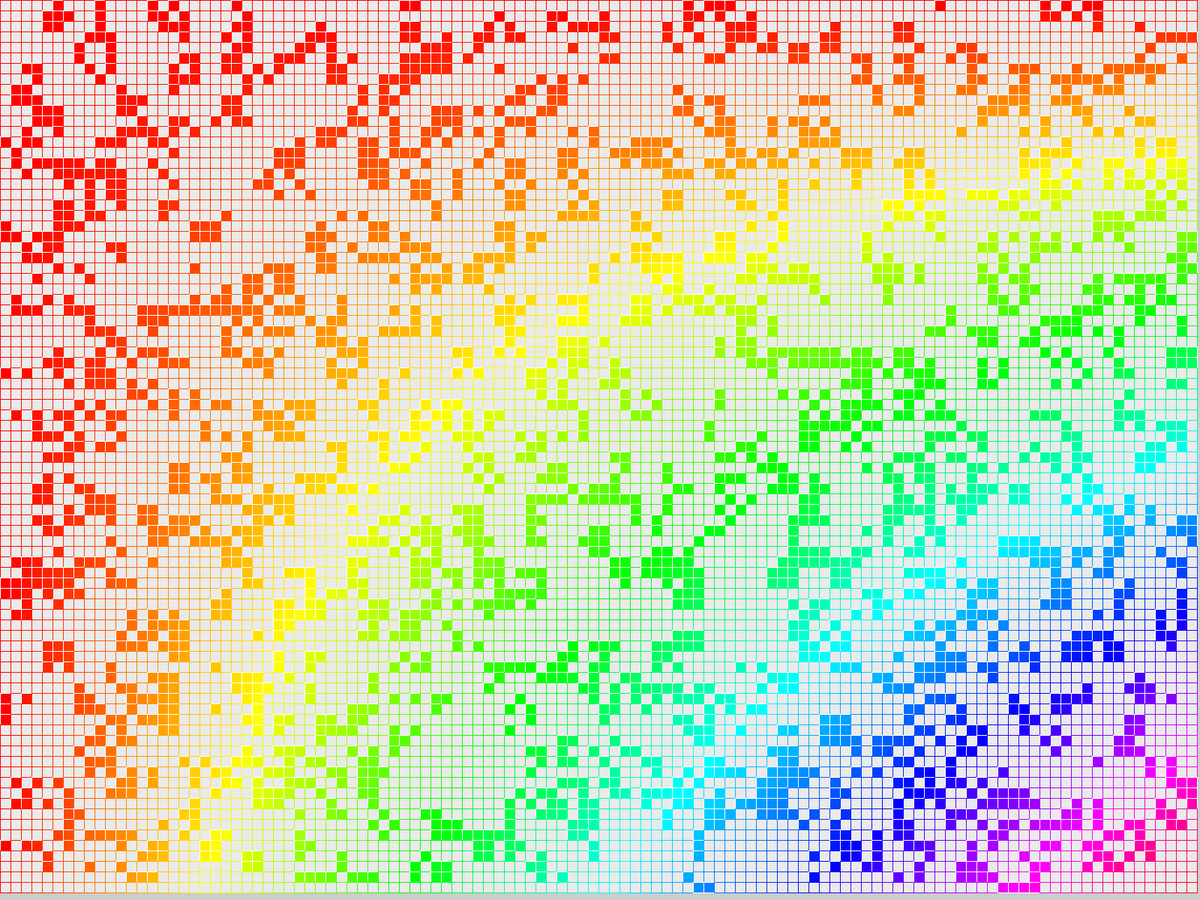
Frame 1 (no input)
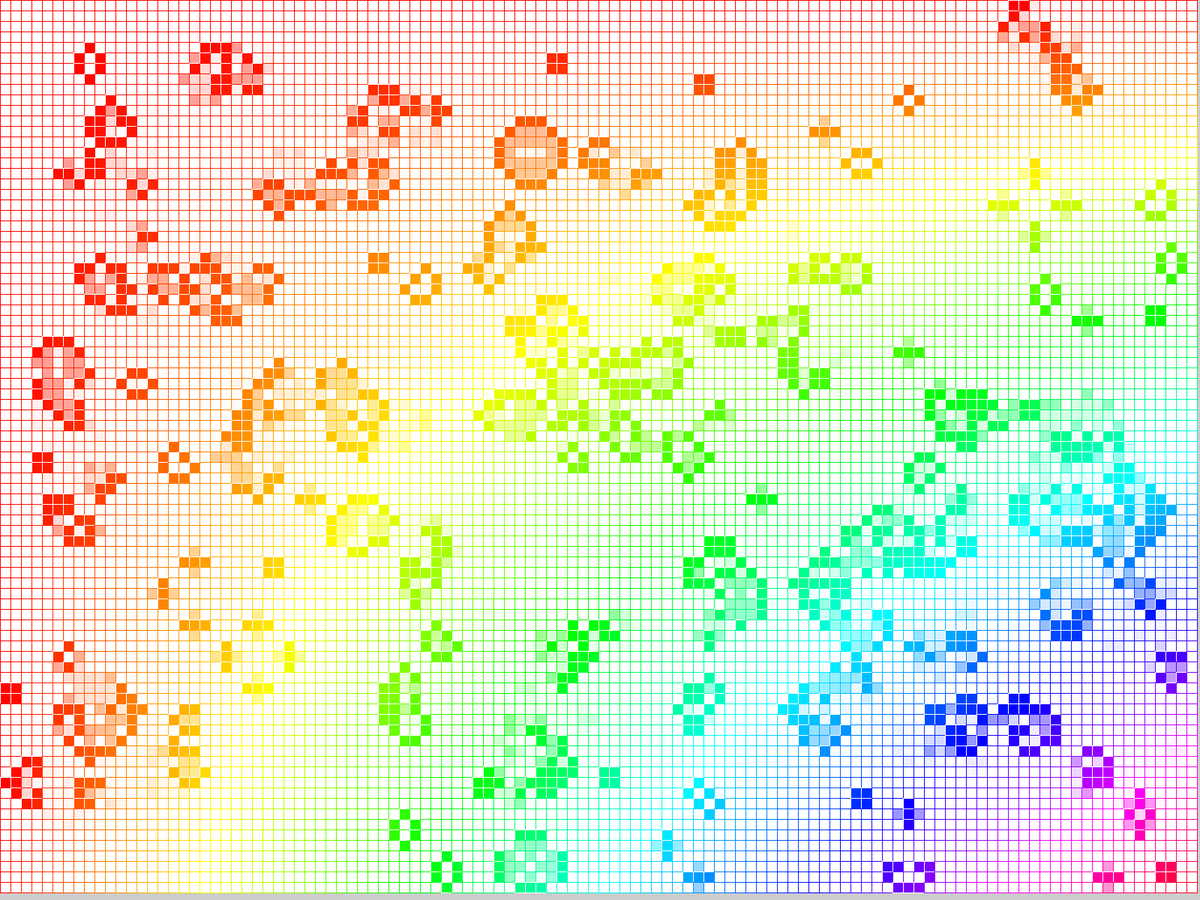
Frame 60 (the mouse pressed at the canvas centre just before this capture)
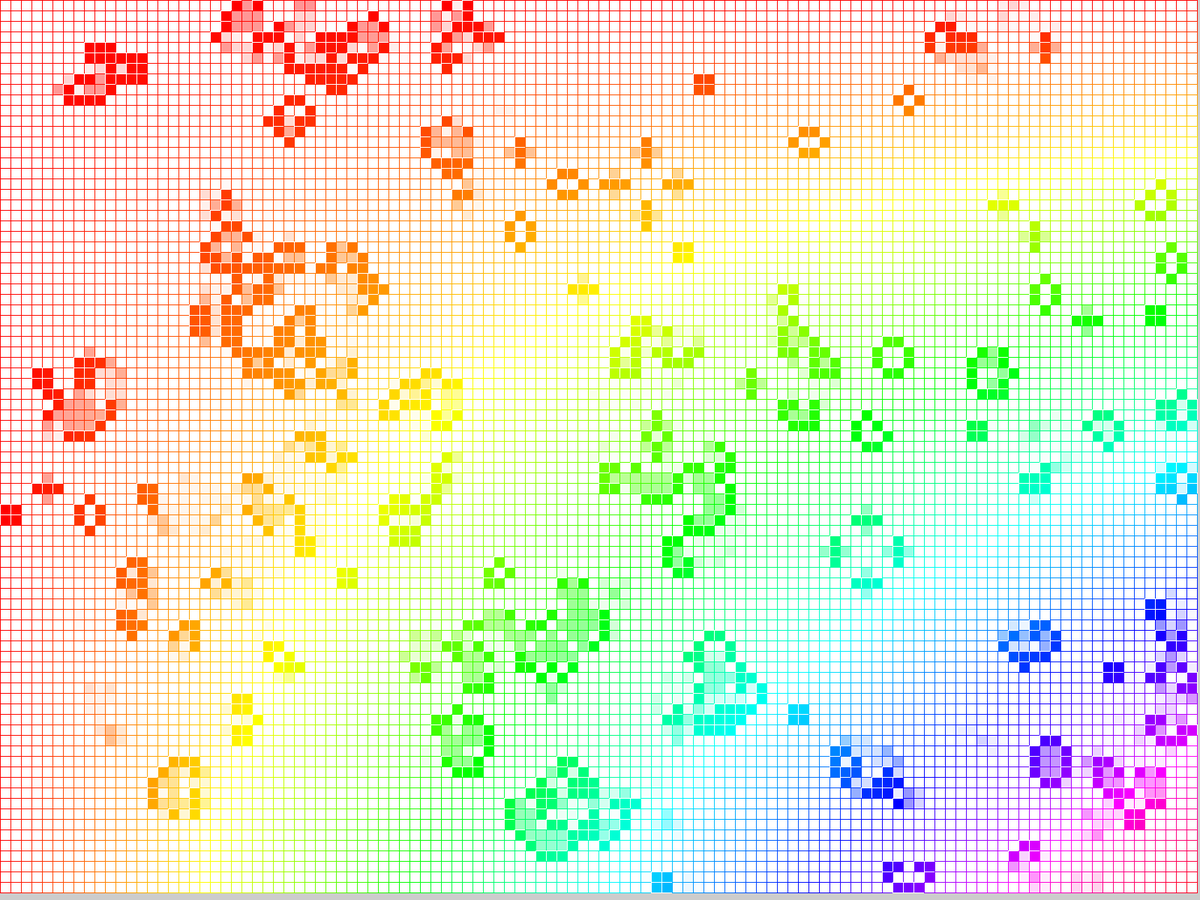
Frame 120 (the mouse held since frame 60 and released just before this capture)

The Processing sketch that drew these frames (run headless with seeded random() and noise(); from frame 60 on, the mouse is pressed at the canvas centre):

// Processing sketch: TheGameOfLife
// ── TheGameOfLife.pde
int cols;
int rows;

boolean[][] grid;

int size;

void setup() {
  fullScreen();

  size = int(((width/128.0)+(height/72.0))/2.0);

  cols = width/size;
  rows = height/size;

  grid = new boolean[cols][rows];

  for (int i = 0; i < cols; i++) {
    for (int j = 0; j < rows; j++) {
      grid[i][j] = false;
    }
  }

  for (int i = 0; i < cols/2; i++) {
    for (int j = 0; j < rows/2; j++) {
      boolean sucessful = false;

      while (!sucessful) {
        int randomX = int(random(0, cols));
        int randomY = int(random(0, rows));

        if (!grid[randomX][randomY]) {
          grid[randomX][randomY] = true;
          sucessful = true;
        } else {
          continue;
        }
      }
    }
  }

  colorMode(HSB);
};

void draw() {
  frameRate(30);

  boolean[][] newGrid = new boolean[cols][rows];

  for (int i = 0; i < cols; i++) {
    for (int j = 0; j < rows; j++) {
      int aliveNeighbors = 0;

      if (i+1 < cols && grid[i+1][j])
        aliveNeighbors++;

      if (i-1 >= 0 && grid[i-1][j])
        aliveNeighbors++;

      if (j+1 < rows && grid[i][j+1])
        aliveNeighbors++;

      if (j-1 >= 0 && grid[i][j-1])
        aliveNeighbors++;

      if (i + 1 < cols && j + 1 < rows && grid[i+1][j+1])
        aliveNeighbors++;

      if (i + 1 < cols && j - 1 > 0 && grid[i+1][j-1])
        aliveNeighbors++;

      if (i - 1 > 0 && j + 1 < rows && grid[i-1][j+1])
        aliveNeighbors++;

      if (i - 1 > 0 && j - 1 > 0 && grid[i-1][j-1])
        aliveNeighbors++;

      if (grid[i][j]) {
        if (aliveNeighbors == 2 || aliveNeighbors == 3) {
          newGrid[i][j] = true;
        }

        if (aliveNeighbors < 2 || aliveNeighbors > 3) {
          newGrid[i][j] = false;
        }
      } else {
        if (aliveNeighbors == 3) {
          newGrid[i][j] = true;
        } else {
          newGrid[i][j] = false;
        }
      }
    }
  }

  for (int i = 0; i < cols; i++) {
    for (int j = 0; j < rows; j++) {
      if (newGrid[i][j]) {
        fill(map(i*j, 0, cols*rows, 0, 255), 255, 255);
        stroke(0, 0, 255);
      } else {
        fill(0, 0, 255, 150);
        stroke(map(i*j, 0, cols*rows, 0, 255), 255, 255);
      }

      rect(i*size, j*size, size, size);
    }
  }

  grid = newGrid;
}

void mouseMoved() {
  grid = new boolean[cols][rows];

  for (int i = 0; i < cols; i++) {
    for (int j = 0; j < rows; j++) {
      grid[i][j] = false;
    }
  }

  for (int i = 0; i < cols/map((mouseX * mouseY), 0, width * height, 5, 2); i++) {
    for (int j = 0; j < rows/map((mouseX * mouseY), 0, width * height, 5, 2); j++) {
      boolean sucessful = false;

      while (!sucessful) {
        int randomX = int(random(0, cols));
        int randomY = int(random(0, rows));

        if (!grid[randomX][randomY]) {
          grid[randomX][randomY] = true;
          sucessful = true;
        } else
          continue;
      }
    }
  }
}

void mouseClicked() {
  grid = new boolean[cols][rows];

  for (int i = 0; i < cols; i++) {
    for (int j = 0; j < rows; j++) {
      grid[i][j] = false;
    }
  }

  for (int i = 0; i < cols/map((mouseX * mouseY), 0, width * height, 5, 2); i++) {
    for (int j = 0; j < rows/map((mouseX * mouseY), 0, width * height, 5, 2); j++) {
      boolean sucessful = false;

      while (!sucessful) {
        int randomX = int(random(0, cols));
        int randomY = int(random(0, rows));

        if (!grid[randomX][randomY]) {
          grid[randomX][randomY] = true;
          sucessful = true;
        } else
          continue;
      }
    }
  }
}
